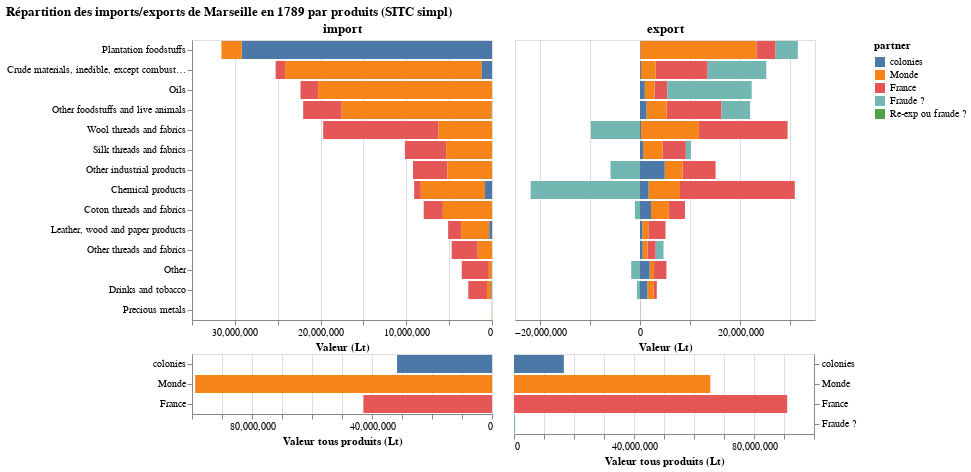
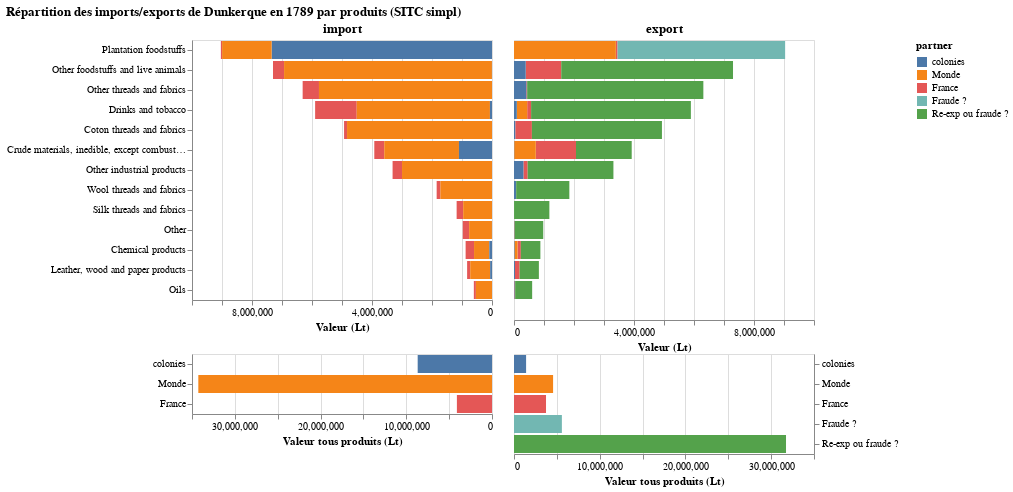

These figures' notebook cell, in order:
### Code cell
pyramide_port_franc("Marseille", data)
pyramide_port_franc("Dunkerque", data)

### Figure 1 — Vega-Lite specification as saved in the notebook (floating-point values rounded to 4 significant figures)
{"data": {"values": [{"group": "import", "partner": "France", "product": "Chemical products", "value": 775500.0}, {"group": "import", "partner": "colonies", "product": "Chemical products", "value": 812862}, {"group": "import", "partner": "Monde", "product": "Chemical products", "value": 7492000.0}, {"group": "export", "partner": "France", "product": "Chemical products", "value": 22960000.0}, {"group": "export", "partner": "Monde", "product": "Chemical products", "value": 6302000.0}, {"group": "export", "partner": "colonies", "product": "Chemical products", "value": 1697334}, {"group": "export", "partner": "Fraude ?", "product": "Chemical products", "value": -21880000.0}, {"group": "import", "partner": "France", "product": "Crude materials, inedible, except combustibles", "value": 1110000.0}, {"group": "import", "partner": "Monde", "product": "Crude materials, inedible, except combustibles", "value": 22950000.0}, {"group": "import", "partner": "colonies", "product": "Crude materials, inedible, except combustibles", "value": 1187898}, {"group": "export", "partner": "France", "product": "Crude materials, inedible, except combustibles", "value": 10400000.0}, {"group": "export", "partner": "Monde", "product": "Crude materials, inedible, except combustibles", "value": 2952000.0}, {"group": "export", "partner": "colonies", "product": "Crude materials, inedible, except combustibles", "value": 184365}, {"group": "export", "partner": "Fraude ?", "product": "Crude materials, inedible, except combustibles", "value": 11710000.0}, {"group": "import", "partner": "France", "product": "Wool threads and fabrics", "value": 13460000.0}, {"group": "import", "partner": "Monde", "product": "Wool threads and fabrics", "value": 6243000.0}, {"group": "export", "partner": "France", "product": "Wool threads and fabrics", "value": 17730000.0}, {"group": "export", "partner": "Monde", "product": "Wool threads and fabrics", "value": 11580000.0}, {"group": "export", "partner": "colonies", "product": "Wool threads and fabrics", "value": 197015}, {"group": "export", "partner": "Fraude ?", "product": "Wool threads and fabrics", "value": -9816000.0}, {"group": "import", "partner": "France", "product": "Leather, wood and paper products", "value": 1516000.0}, {"group": "import", "partner": "Monde", "product": "Leather, wood and paper products", "value": 3286000.0}, {"group": "import", "partner": "colonies", "product": "Leather, wood and paper products", "value": 317375}, {"group": "export", "partner": "France", "product": "Leather, wood and paper products", "value": 3423000.0}, {"group": "export", "partner": "Monde", "product": "Leather, wood and paper products", "value": 1210000.0}, {"group": "export", "partner": "colonies", "product": "Leather, wood and paper products", "value": 460315}, {"group": "export", "partner": "Fraude ?", "product": "Leather, wood and paper products", "value": 26830.0}, {"group": "import", "partner": "colonies", "product": "Plantation foodstuffs", "value": 29202350}, {"group": "import", "partner": "Monde", "product": "Plantation foodstuffs", "value": 2351000.0}, {"group": "import", "partner": "France", "product": "Plantation foodstuffs", "value": 16870.0}, {"group": "export", "partner": "Monde", "product": "Plantation foodstuffs", "value": 23250000.0}, {"group": "export", "partner": "France", "product": "Plantation foodstuffs", "value": 3804000.0}, {"group": "export", "partner": "colonies", "product": "Plantation foodstuffs", "value": 67219}, {"group": "export", "partner": "Fraude ?", "product": "Plantation foodstuffs", "value": 4447000.0}, {"group": "import", "partner": "France", "product": "Other", "value": 3157000.0}, {"group": "import", "partner": "Monde", "product": "Other", "value": 351300.0}, {"group": "import", "partner": "colonies", "product": "Other", "value": 17782}, {"group": "export", "partner": "France", "product": "Other", "value": 2482000.0}, {"group": "export", "partner": "Monde", "product": "Other", "value": 873700.0}, {"group": "export", "partner": "colonies", "product": "Other", "value": 1934464}, {"group": "export", "partner": "Fraude ?", "product": "Other", "value": -1764000.0}, {"group": "import", "partner": "France", "product": "Silk threads and fabrics", "value": 4813000.0}, {"group": "import", "partner": "Monde", "product": "Silk threads and fabrics", "value": 5348675}, {"group": "export", "partner": "France", "product": "Silk threads and fabrics", "value": 4679297}, {"group": "export", "partner": "Monde", "product": "Silk threads and fabrics", "value": 3861234}, {"group": "export", "partner": "colonies", "product": "Silk threads and fabrics", "value": 625748}, {"group": "export", "partner": "Fraude ?", "product": "Silk threads and fabrics", "value": 995000.0}, {"group": "import", "partner": "France", "product": "Other industrial products", "value": 4017000.0}, {"group": "import", "partner": "Monde", "product": "Other industrial products", "value": 5203000.0}, {"group": "export", "partner": "France", "product": "Other industrial products", "value": 6587000.0}, {"group": "export", "partner": "Monde", "product": "Other industrial products", "value": 3591000.0}, {"group": "export", "partner": "colonies", "product": "Other industrial products", "value": 4944139}, {"group": "export", "partner": "Fraude ?", "product": "Other industrial products", "value": -5902000.0}, {"group": "import", "partner": "France", "product": "Oils", "value": 2051000.0}, {"group": "import", "partner": "Monde", "product": "Oils", "value": 20290000.0}, {"group": "export", "partner": "France", "product": "Oils", "value": 2551000.0}, {"group": "export", "partner": "Monde", "product": "Oils", "value": 1946000.0}, {"group": "export", "partner": "colonies", "product": "Oils", "value": 956397}, {"group": "export", "partner": "Fraude ?", "product": "Oils", "value": 16880000.0}, {"group": "import", "partner": "France", "product": "Drinks and tobacco", "value": 2184000.0}, {"group": "import", "partner": "Monde", "product": "Drinks and tobacco", "value": 506600.0}, {"group": "import", "partner": "colonies", "product": "Drinks and tobacco", "value": 75368}, {"group": "export", "partner": "France", "product": "Drinks and tobacco", "value": 609300.0}, {"group": "export", "partner": "Monde", "product": "Drinks and tobacco", "value": 1288000.0}, {"group": "export", "partner": "colonies", "product": "Drinks and tobacco", "value": 1465042}, {"group": "export", "partner": "Fraude ?", "product": "Drinks and tobacco", "value": -596200.0}, {"group": "import", "partner": "France", "product": "Precious metals", "value": 7270}, {"group": "import", "partner": "Monde", "product": "Precious metals", "value": 31317}, {"group": "export", "partner": "colonies", "product": "Precious metals", "value": 36989}, {"group": "export", "partner": "France", "product": "Precious metals", "value": 3094}, {"group": "export", "partner": "Fraude ?", "product": "Precious metals", "value": -1496}, {"group": "import", "partner": "France", "product": "Other threads and fabrics", "value": 3041000.0}, {"group": "import", "partner": "Monde", "product": "Other threads and fabrics", "value": 1666000.0}, {"group": "export", "partner": "France", "product": "Other threads and fabrics", "value": 1622000.0}, {"group": "export", "partner": "Monde", "product": "Other threads and fabrics", "value": 989800.0}, {"group": "export", "partner": "colonies", "product": "Other threads and fabrics", "value": 532181}, {"group": "export", "partner": "Fraude ?", "product": "Other threads and fabrics", "value": 1563000.0}, {"group": "import", "partner": "France", "product": "Other foodstuffs and live animals", "value": 4495000.0}, {"group": "import", "partner": "Monde", "product": "Other foodstuffs and live animals", "value": 17500000.0}, {"group": "import", "partner": "colonies", "product": "Other foodstuffs and live animals", "value": 33390}, {"group": "export", "partner": "France", "product": "Other foodstuffs and live animals", "value": 10980000.0}, {"group": "export", "partner": "Monde", "product": "Other foodstuffs and live animals", "value": 4029000.0}, {"group": "export", "partner": "colonies", "product": "Other foodstuffs and live animals", "value": 1299177}, {"group": "export", "partner": "Fraude ?", "product": "Other foodstuffs and live animals", "value": 5720000.0}, {"group": "import", "partner": "France", "product": "Coton threads and fabrics", "value": 2235000.0}, {"group": "import", "partner": "Monde", "product": "Coton threads and fabrics", "value": 5731000.0}, {"group": "export", "partner": "France", "product": "Coton threads and fabrics", "value": 3228000.0}, {"group": "export", "partner": "Monde", "product": "Coton threads and fabrics", "value": 3551000.0}, {"group": "export", "partner": "colonies", "product": "Coton threads and fabrics", "value": 2211244}, {"group": "export", "partner": "Fraude ?", "product": "Coton threads and fabrics", "value": -1025000.0}]}, "spacing": 0, "title": "Répartition des imports/exports de Marseille en 1789 par produits (SITC simpl)", "vconcat": [{"hconcat": [{"encoding": {"color": {"field": "partner", "scale": {"domain": ["colonies", "Monde", "France", "Fraude ?", "Re-exp ou fraude ?"]}, "sort": ["colonies", "Monde", "France", "Fraude ?", "Re-exp ou fraude ?"], "type": "nominal"}, "x": {"field": "value", "sort": "descending", "title": "Valeur (Lt)", "type": "quantitative"}, "y": {"field": "product", "sort": "-x", "title": null, "type": "ordinal"}}, "mark": {"tooltip": {"content": "data"}, "type": "bar"}, "title": "import", "transform": [{"filter": {"equal": "import", "field": "group"}}]}, {"encoding": {"color": {"field": "partner", "scale": {"domain": ["colonies", "Monde", "France", "Fraude ?", "Re-exp ou fraude ?"]}, "sort": ["colonies", "Monde", "France", "Fraude ?", "Re-exp ou fraude ?"], "type": "nominal"}, "x": {"field": "value", "sort": "ascending", "title": "Valeur (Lt)", "type": "quantitative"}, "y": {"axis": null, "field": "product", "sort": "-x", "title": null, "type": "ordinal"}}, "mark": {"tooltip": {"content": "data"}, "type": "bar"}, "title": "export", "transform": [{"filter": {"equal": "export", "field": "group"}}]}]}, {"hconcat": [{"encoding": {"color": {"field": "partner", "scale": {"domain": ["colonies", "Monde", "France", "Fraude ?", "Re-exp ou fraude ?"]}, "sort": ["colonies", "Monde", "France", "Fraude ?", "Re-exp ou fraude ?"], "type": "nominal"}, "x": {"field": "total_value", "sort": "descending", "title": "Valeur tous produits (Lt)", "type": "quantitative"}, "y": {"field": "partner", "sort": ["colonies", "Monde", "France", "Fraude ?", "Re-exp ou fraude ?"], "title": null, "type": "ordinal"}}, "mark": {"tooltip": {"content": "data"}, "type": "bar"}, "transform": [{"filter": {"equal": "import", "field": "group"}}, {"aggregate": [{"as": "total_value", "field": "value", "op": "sum"}], "groupby": ["partner"]}]}, {"encoding": {"color": {"field": "partner", "scale": {"domain": ["colonies", "Monde", "France", "Fraude ?", "Re-exp ou fraude ?"]}, "sort": ["colonies", "Monde", "France", "Fraude ?", "Re-exp ou fraude ?"], "type": "nominal"}, "x": {"field": "total_value", "sort": "ascending", "title": "Valeur tous produits (Lt)", "type": "quantitative"}, "y": {"axis": {"orient": "right"}, "field": "partner", "sort": ["colonies", "Monde", "France", "Fraude ?", "Re-exp ou fraude ?"], "title": null, "type": "ordinal"}}, "mark": {"tooltip": {"content": "data"}, "type": "bar"}, "transform": [{"filter": {"equal": "export", "field": "group"}}, {"aggregate": [{"as": "total_value", "field": "value", "op": "sum"}], "groupby": ["partner"]}]}]}]}

### Figure 2 — Vega-Lite specification as saved in the notebook (floating-point values rounded to 4 significant figures)
{"data": {"values": [{"group": "import", "partner": "France", "product": "Chemical products", "value": 280900.0}, {"group": "import", "partner": "Monde", "product": "Chemical products", "value": 508907}, {"group": "import", "partner": "colonies", "product": "Chemical products", "value": 89556}, {"group": "export", "partner": "France", "product": "Chemical products", "value": 111000.0}, {"group": "export", "partner": "Monde", "product": "Chemical products", "value": 101042}, {"group": "export", "partner": "colonies", "product": "Chemical products", "value": 16237}, {"group": "export", "partner": "Re-exp ou fraude ?", "product": "Chemical products", "value": 651100.0}, {"group": "import", "partner": "France", "product": "Crude materials, inedible, except combustibles", "value": 331600.0}, {"group": "import", "partner": "Monde", "product": "Crude materials, inedible, except combustibles", "value": 2490363}, {"group": "import", "partner": "colonies", "product": "Crude materials, inedible, except combustibles", "value": 1101518}, {"group": "export", "partner": "France", "product": "Crude materials, inedible, except combustibles", "value": 1341000.0}, {"group": "export", "partner": "Monde", "product": "Crude materials, inedible, except combustibles", "value": 719051}, {"group": "export", "partner": "colonies", "product": "Crude materials, inedible, except combustibles", "value": 6630}, {"group": "export", "partner": "Re-exp ou fraude ?", "product": "Crude materials, inedible, except combustibles", "value": 1857000.0}, {"group": "import", "partner": "France", "product": "Wool threads and fabrics", "value": 123728}, {"group": "import", "partner": "Monde", "product": "Wool threads and fabrics", "value": 1721100}, {"group": "export", "partner": "colonies", "product": "Wool threads and fabrics", "value": 71104}, {"group": "export", "partner": "France", "product": "Wool threads and fabrics", "value": 1376}, {"group": "export", "partner": "Re-exp ou fraude ?", "product": "Wool threads and fabrics", "value": 1772348}, {"group": "import", "partner": "France", "product": "Leather, wood and paper products", "value": 103600.0}, {"group": "import", "partner": "Monde", "product": "Leather, wood and paper products", "value": 664528}, {"group": "import", "partner": "colonies", "product": "Leather, wood and paper products", "value": 61376}, {"group": "export", "partner": "France", "product": "Leather, wood and paper products", "value": 155300.0}, {"group": "export", "partner": "colonies", "product": "Leather, wood and paper products", "value": 32319}, {"group": "export", "partner": "Re-exp ou fraude ?", "product": "Leather, wood and paper products", "value": 641900.0}, {"group": "import", "partner": "France", "product": "Plantation foodstuffs", "value": 42550}, {"group": "import", "partner": "colonies", "product": "Plantation foodstuffs", "value": 7345722}, {"group": "import", "partner": "Monde", "product": "Plantation foodstuffs", "value": 1649675}, {"group": "export", "partner": "France", "product": "Plantation foodstuffs", "value": 57275}, {"group": "export", "partner": "Monde", "product": "Plantation foodstuffs", "value": 3394711}, {"group": "export", "partner": "colonies", "product": "Plantation foodstuffs", "value": 436}, {"group": "export", "partner": "Fraude ?", "product": "Plantation foodstuffs", "value": 5585525}, {"group": "import", "partner": "France", "product": "Other", "value": 212659}, {"group": "import", "partner": "Monde", "product": "Other", "value": 760882}, {"group": "import", "partner": "colonies", "product": "Other", "value": 1353}, {"group": "export", "partner": "France", "product": "Other", "value": 14280.0}, {"group": "export", "partner": "colonies", "product": "Other", "value": 8932}, {"group": "export", "partner": "Re-exp ou fraude ?", "product": "Other", "value": 951700.0}, {"group": "import", "partner": "France", "product": "Silk threads and fabrics", "value": 218180}, {"group": "import", "partner": "Monde", "product": "Silk threads and fabrics", "value": 960770}, {"group": "export", "partner": "colonies", "product": "Silk threads and fabrics", "value": 2100}, {"group": "export", "partner": "Re-exp ou fraude ?", "product": "Silk threads and fabrics", "value": 1176850}, {"group": "import", "partner": "France", "product": "Other industrial products", "value": 314800.0}, {"group": "import", "partner": "Monde", "product": "Other industrial products", "value": 2999118}, {"group": "export", "partner": "France", "product": "Other industrial products", "value": 141500.0}, {"group": "export", "partner": "colonies", "product": "Other industrial products", "value": 313967}, {"group": "export", "partner": "Re-exp ou fraude ?", "product": "Other industrial products", "value": 2858000.0}, {"group": "import", "partner": "France", "product": "Oils", "value": 67870.0}, {"group": "import", "partner": "Monde", "product": "Oils", "value": 537431}, {"group": "export", "partner": "France", "product": "Oils", "value": 23530.0}, {"group": "export", "partner": "colonies", "product": "Oils", "value": 14793}, {"group": "export", "partner": "Re-exp ou fraude ?", "product": "Oils", "value": 567000.0}, {"group": "import", "partner": "France", "product": "Drinks and tobacco", "value": 1387000.0}, {"group": "import", "partner": "Monde", "product": "Drinks and tobacco", "value": 4440210}, {"group": "import", "partner": "colonies", "product": "Drinks and tobacco", "value": 68894}, {"group": "export", "partner": "France", "product": "Drinks and tobacco", "value": 130900.0}, {"group": "export", "partner": "Monde", "product": "Drinks and tobacco", "value": 345721}, {"group": "export", "partner": "colonies", "product": "Drinks and tobacco", "value": 93596}, {"group": "export", "partner": "Re-exp ou fraude ?", "product": "Drinks and tobacco", "value": 5326000.0}, {"group": "export", "partner": "Re-exp ou fraude ?", "product": "Precious metals", "value": 0}, {"group": "import", "partner": "France", "product": "Other threads and fabrics", "value": 543957}, {"group": "import", "partner": "Monde", "product": "Other threads and fabrics", "value": 5767681}, {"group": "export", "partner": "France", "product": "Other threads and fabrics", "value": 27060.0}, {"group": "export", "partner": "colonies", "product": "Other threads and fabrics", "value": 411933}, {"group": "export", "partner": "Re-exp ou fraude ?", "product": "Other threads and fabrics", "value": 5873000.0}, {"group": "import", "partner": "France", "product": "Other foodstuffs and live animals", "value": 369300.0}, {"group": "import", "partner": "Monde", "product": "Other foodstuffs and live animals", "value": 6929264}, {"group": "import", "partner": "colonies", "product": "Other foodstuffs and live animals", "value": 1736}, {"group": "export", "partner": "France", "product": "Other foodstuffs and live animals", "value": 1184000.0}, {"group": "export", "partner": "colonies", "product": "Other foodstuffs and live animals", "value": 390372}, {"group": "export", "partner": "Re-exp ou fraude ?", "product": "Other foodstuffs and live animals", "value": 5726000.0}, {"group": "import", "partner": "France", "product": "Coton threads and fabrics", "value": 99571}, {"group": "import", "partner": "Monde", "product": "Coton threads and fabrics", "value": 4831856}, {"group": "export", "partner": "colonies", "product": "Coton threads and fabrics", "value": 49084}, {"group": "export", "partner": "France", "product": "Coton threads and fabrics", "value": 547605}, {"group": "export", "partner": "Re-exp ou fraude ?", "product": "Coton threads and fabrics", "value": 4334738}]}, "spacing": 0, "title": "Répartition des imports/exports de Dunkerque en 1789 par produits (SITC simpl)", "vconcat": [{"hconcat": [{"encoding": {"color": {"field": "partner", "scale": {"domain": ["colonies", "Monde", "France", "Fraude ?", "Re-exp ou fraude ?"]}, "sort": ["colonies", "Monde", "France", "Fraude ?", "Re-exp ou fraude ?"], "type": "nominal"}, "x": {"field": "value", "sort": "descending", "title": "Valeur (Lt)", "type": "quantitative"}, "y": {"field": "product", "sort": "-x", "title": null, "type": "ordinal"}}, "mark": {"tooltip": {"content": "data"}, "type": "bar"}, "title": "import", "transform": [{"filter": {"equal": "import", "field": "group"}}]}, {"encoding": {"color": {"field": "partner", "scale": {"domain": ["colonies", "Monde", "France", "Fraude ?", "Re-exp ou fraude ?"]}, "sort": ["colonies", "Monde", "France", "Fraude ?", "Re-exp ou fraude ?"], "type": "nominal"}, "x": {"field": "value", "sort": "ascending", "title": "Valeur (Lt)", "type": "quantitative"}, "y": {"axis": null, "field": "product", "sort": "-x", "title": null, "type": "ordinal"}}, "mark": {"tooltip": {"content": "data"}, "type": "bar"}, "title": "export", "transform": [{"filter": {"equal": "export", "field": "group"}}]}]}, {"hconcat": [{"encoding": {"color": {"field": "partner", "scale": {"domain": ["colonies", "Monde", "France", "Fraude ?", "Re-exp ou fraude ?"]}, "sort": ["colonies", "Monde", "France", "Fraude ?", "Re-exp ou fraude ?"], "type": "nominal"}, "x": {"field": "total_value", "sort": "descending", "title": "Valeur tous produits (Lt)", "type": "quantitative"}, "y": {"field": "partner", "sort": ["colonies", "Monde", "France", "Fraude ?", "Re-exp ou fraude ?"], "title": null, "type": "ordinal"}}, "mark": {"tooltip": {"content": "data"}, "type": "bar"}, "transform": [{"filter": {"equal": "import", "field": "group"}}, {"aggregate": [{"as": "total_value", "field": "value", "op": "sum"}], "groupby": ["partner"]}]}, {"encoding": {"color": {"field": "partner", "scale": {"domain": ["colonies", "Monde", "France", "Fraude ?", "Re-exp ou fraude ?"]}, "sort": ["colonies", "Monde", "France", "Fraude ?", "Re-exp ou fraude ?"], "type": "nominal"}, "x": {"field": "total_value", "sort": "ascending", "title": "Valeur tous produits (Lt)", "type": "quantitative"}, "y": {"axis": {"orient": "right"}, "field": "partner", "sort": ["colonies", "Monde", "France", "Fraude ?", "Re-exp ou fraude ?"], "title": null, "type": "ordinal"}}, "mark": {"tooltip": {"content": "data"}, "type": "bar"}, "transform": [{"filter": {"equal": "export", "field": "group"}}, {"aggregate": [{"as": "total_value", "field": "value", "op": "sum"}], "groupby": ["partner"]}]}]}]}
